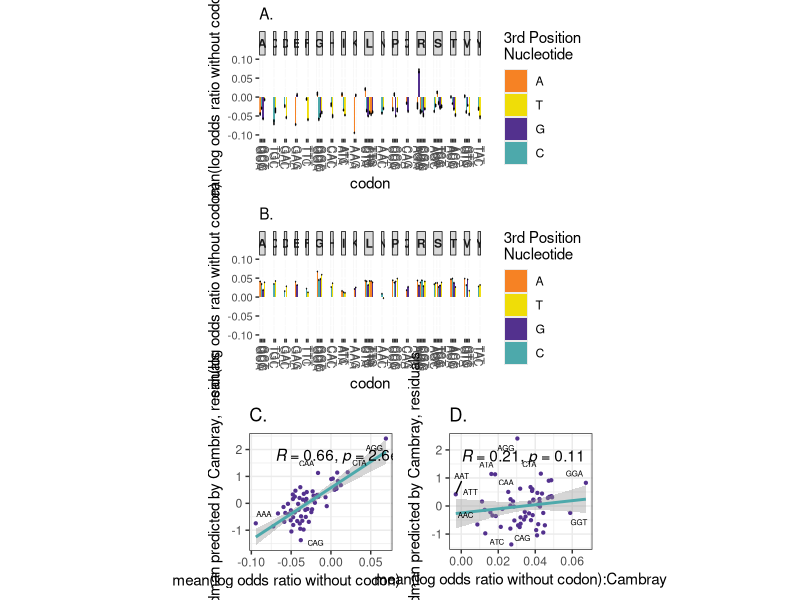

This chart was generated by the following R code:
library(gridExtra)
library(grid)
library(ggplot2)
library(lattice)
library(ggrepel)
library(ggpubr)

#read in VedIO

data1 = read.csv("Cambray_Goodman_codondrop_LOR.csv", h = TRUE)
attach(data1)

lor <- data1$mean_LOR_not
class_cdn <- data1$cdn
sem <- data1$sem
sd <- data1$sd
aa <- data1$aa

nts = c("A", "T", "G", "C")

df_dropG <- data.frame(
	amino_acid = aa,
	name = class_cdn,
	value = lor,
	sem = sem
	)
	
fig6a = ggplot(df_dropG, aes(x = name, y = value)) + ylim(-0.1, 0.1) +
	geom_col(aes(fill = factor(ends_with, level = nts))) +  ggtitle("A.") +
	#scale_fill_manual(values = c("#EFE350FF", "#593D9CFF", "#B8627DFF", "#F68F46FF")) + 
	scale_fill_manual(values = c("#F68224", "#EFDD08","#53318E", "#4DA9AB")) +   
	geom_errorbar(aes(ymin = value - sem, ymax = value + sem, width = 0.4), colour = "black") + 
	facet_grid(~amino_acid, scales = "free_x", space = "free_x") + 
	scale_x_discrete(guide = guide_axis(angle = -90)) + 
	labs(x = "codon", y = "mean(log odds ratio without codon)", fill = "3rd Position \nNucleotide") + 
	theme(strip.text.x = element_text(face = "bold"), strip.background = element_rect(color = "black"),
	axis.title.x=element_text(size=11), axis.title.y=element_text(size=11),
axis.text.x=element_text(size=8), axis.text.y=element_text(size=8),
plot.title=element_text(size=11))
	
	
	
data1 = read.csv("Cambray_codondrop_LOR.csv", h = TRUE)
attach(data1)

lor <- data1$mean_LOR_not
class_cdn <- data1$cdn
sem <- data1$sem
sd <- data1$sd
aa <- data1$aa


df_dropC <- data.frame(
	amino_acid = aa,
	name = class_cdn,
	value = lor,
	sem = sem
	)
	
fig6b = ggplot(df_dropC, aes(x = name, y = value)) + ylim(-0.1, 0.1) +
	geom_col(aes(fill = factor(ends_with, level = nts))) +  ggtitle("B.") +
	#scale_fill_manual(values = c("#EFE350FF", "#593D9CFF", "#B8627DFF", "#F68F46FF")) + 
	scale_fill_manual(values = c("#F68224", "#EFDD08","#53318E", "#4DA9AB")) +   
	geom_errorbar(aes(ymin = value - sem, ymax = value + sem, width = 0.4), colour = "black") + 
	facet_grid(~amino_acid, scales = "free_x", space = "free_x") + 
	scale_x_discrete(guide = guide_axis(angle = -90)) + 
	labs(x = "codon", y = "mean(log odds ratio without codon)", fill = "3rd Position \nNucleotide") + 
	theme(strip.text.x = element_text(face = "bold"), strip.background = element_rect(color = "black"),
	axis.title.x=element_text(size=11), axis.title.y=element_text(size=11),
axis.text.x=element_text(size=8), axis.text.y=element_text(size=8),
plot.title=element_text(size=11))	
	



data2 <- read.csv("Goodman_logodds_high_low.csv", header = T)


attach(data2)

G_lor <- data2$log_odds
codonsG <- data2$codon

data3 <- read.csv("Cambray_logodds_high_low.csv", header = T)


attach(data3)

C_lor <- data3$log_odds
codonsC <- data3$codon

reg <- lm(G_lor~C_lor)
res <- reg$residuals


xl <- expression("Goodman predicted by Cambray, residuals")
yl <- expression("mean(log odds ratio without codon):Goodman")
df.xyres <- data.frame(y=res, x=df_dropG$value, codon = codonsC)
p.xyres <- ggplot(df.xyres, aes(x=x,y=y, label = codon)) + ggtitle("C.") +
  geom_point(size=0.8, color = "#53318E")+ theme(aspect.ratio=1) + 
  geom_smooth(method='lm', formula= y~x, colour = "#4DA9AB") +
  stat_cor(label.y = 1.75, label.x=-0.07, method = "spearman") +
  theme_bw()  + geom_text_repel(size=2) +labs(x = yl, y=xl)

df.xy <- data.frame(y=res, x=df_dropC$value, codon = codonsC)
xl <- expression("Goodman predicted by Cambray, residuals")
yl <- expression("mean(log odds ratio without codon):Cambray")

p.xy <- ggplot(df.xy, aes(x=x,y=y, label = codon)) + ggtitle("D.") +
  geom_point(size=0.8, color = "#53318E")+ theme(aspect.ratio=1) + 
  geom_smooth(method='lm', formula= y~x, colour = "#4DA9AB") +
  stat_cor(label.y = 1.75, label.x=0, method = "spearman") +theme_bw()  + 
  geom_text_repel(size=2) +labs(x = yl, y=xl)


pdf("Fig7.pdf", width =10, height = 15)
grid.arrange(
	grobs = list(fig6a, fig6b,  p.xyres, p.xy),
	widths = c(1,1),
	heights = c(1,1,1),
	layout_matrix = rbind(c(1,1), c(2,2), c(3,4)),
	respect=TRUE
	)
dev.off()